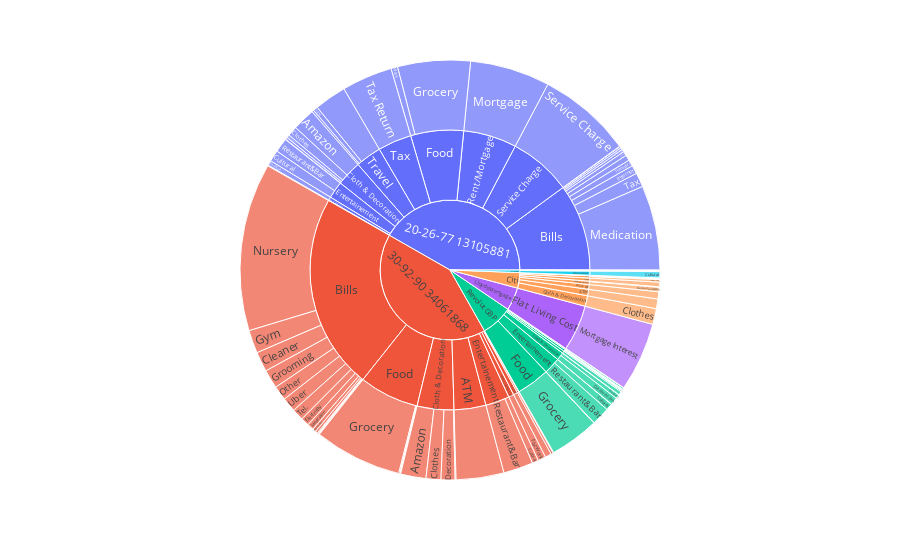

This figure's notebook cell:
### Code cell
ui.plot_sunburst(df, ['Account', 'FullType', 'FullSubType'])

### Figure 1 — Plotly figure (JSON) as saved in the notebook; plotly's stock layout.template omitted (floating-point values rounded to 4 significant figures; data arrays with more than 128 entries replaced by an {"elided": "..."} marker saying what was removed)
{"data": [{"branchvalues": "total", "domain": {"x": [0, 1], "y": [0, 1]}, "hovertemplate": "labels=%{label}<br>Amount=%{value}<br>parent=%{parent}<br>id=%{id}<extra></extra>", "ids": {"elided": "135 str values"}, "labels": {"elided": "135 str values"}, "name": "", "parents": {"elided": "135 str values"}, "type": "sunburst", "values": {"elided": "135 float values"}}], "layout": {"legend": {"tracegroupgap": 0}, "margin": {"t": 60}}}
